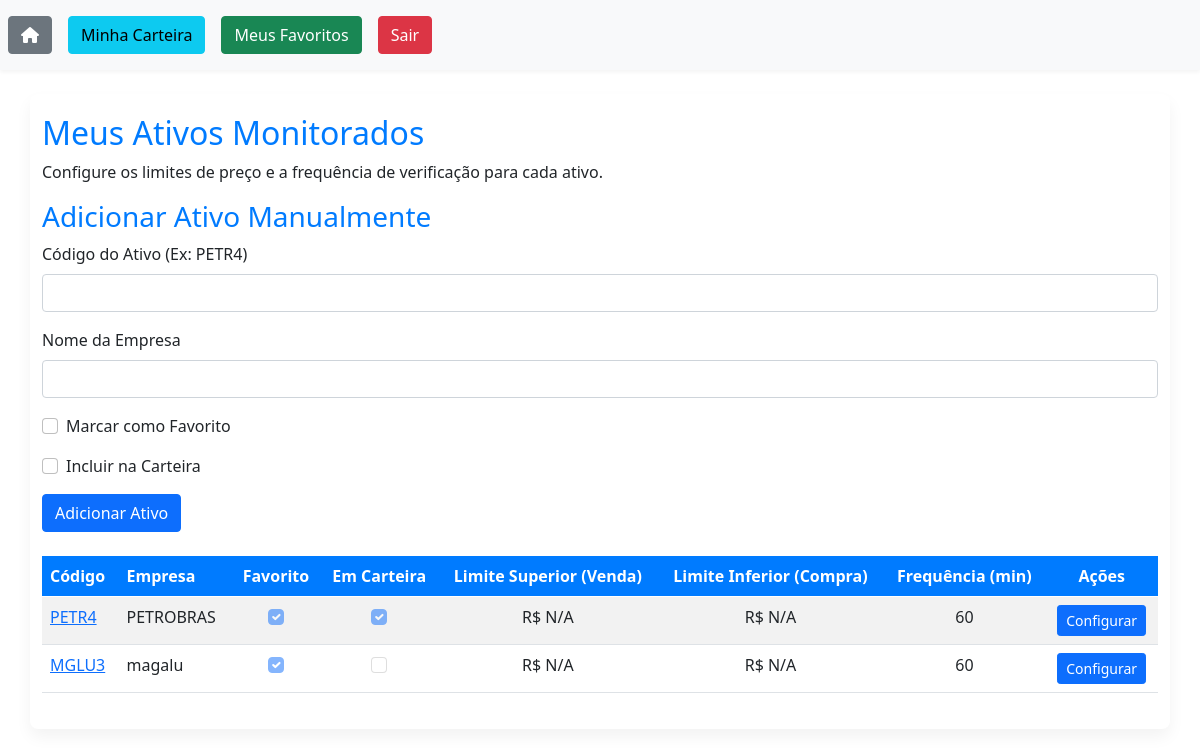
Screenshot of /ativos_user/favoritos/ (signed in) with the database file from the repository.
### ativos_user/models.py (models this page shows, shortened)
class AtivosUser(models.Model):
    user = models.ForeignKey(User, on_delete=models.CASCADE)
    ativo = models.ForeignKey(Ativo, on_delete=models.CASCADE) # Alterado para o novo modelo Ativo
    limite_superior = models.DecimalField(max_digits=10, decimal_places=2, null=True, blank=True)
    limite_inferior = models.DecimalField(max_digits=10, decimal_places=2, null=True, blank=True)
    intervalo_verificacao = models.IntegerField(default=60)  # in minutes
    favorito = models.BooleanField(default=False)
    em_carteira = models.BooleanField(default=False)

class Ativo(models.Model): # Novo modelo Ativo
    cod_ativo = models.CharField(max_length=10, unique=True)
    nome_empresa = models.CharField(max_length=100)

### ativos_user/views.py (the view)
# urls.py: path('favoritos/', favoritos, name='favoritos'), # URL para favoritos
@login_required(login_url='login')
def favoritos(request): # Nova view para favoritos
    user = request.user
    busca = request.GET.get('cod-ativo')
    if busca:
        ativos_list = AtivosUser.objects.filter(
            Q(ativo__cod_ativo__icontains=busca) | Q(ativo__nome_empresa__icontains=busca),
            user=user,
            favorito=True # Filtrar por favorito
        )
    else:
        ativos_list = AtivosUser.objects.filter(user=user, favorito=True) # Filtrar por favorito
    for ativo in ativos_list:
        ativo.form = AtivoUserForm(instance=ativo)
    paginacao = Paginator(ativos_list, 10)
    page = request.GET.get('page')
    ativos_por_pagina = paginacao.get_page(page)
    return render(request, 'favoritos.html', {'ativos': ativos_por_pagina, "favorito": True}) # Renderizar o template 'favoritos.html' por enquanto

### ativos_user/templates/favoritos.html (shortened to what this page needs)
{% extends 'base.html' %}
{% load static %}
{% block body %}
<div class="container mt-4">
    <div class="row">
        <div class="col">
            <h2>Meus Ativos Monitorados</h2>
            <p>Configure os limites de preço e a frequência de verificação para cada ativo.</p>
        </div>
    </div>
    <div class="row mb-4">
        <div class="col-md-12">
            <h3>Adicionar Ativo Manualmente</h3>
            <form method="POST" action="{% url 'ativos_user:add_manual_asset' %}">
                <div class="mb-3">
                    <label for="cod_ativo_manual" class="form-label">Código do Ativo (Ex: PETR4)</label>
                    <input type="text" class="form-control" id="cod_ativo_manual" name="cod_ativo" required>
                </div>
                <div class="mb-3">
                    <label for="nome_empresa_manual" class="form-label">Nome da Empresa</label>
                    <input type="text" class="form-control" id="nome_empresa_manual" name="nome_empresa" required>
                </div>
                <div class="mb-3 form-check">
                    <input type="checkbox" class="form-check-input" id="favorito_manual" name="favorito">
                    <label class="form-check-label" for="favorito_manual">Marcar como Favorito</label>
                </div>
                <div class="mb-3 form-check">
                    <input type="checkbox" class="form-check-input" id="em_carteira_manual" name="em_carteira">
                    <label class="form-check-label" for="em_carteira_manual">Incluir na Carteira</label>
                </div>
                <button type="submit" class="btn btn-primary">Adicionar Ativo</button>
            </form>
        </div>
    </div>
    <div class="table-responsive">
        <table class="table table-striped table-hover">
            <thead class="thead-dark">
                <tr>
                    <th scope="col">Código</th>
                    <th scope="col">Empresa</th>
                    <th scope="col" class="text-center">Favorito</th>
                    <th scope="col" class="text-center">Em Carteira</th>
                    <th scope="col" class="text-center">Limite Superior (Venda)</th>
                    <th scope="col" class="text-center">Limite Inferior (Compra)</th>
                    <th scope="col" class="text-center">Frequência (min)</th>
                    <th scope="col" class="text-center">Ações</th>
                </tr>
            </thead>
            <tbody>
                {% for ativo in ativos %}
                <tr>
                    <td>
                        <a href="{% url 'ativos_user:detalhes_ativo' ativo.id %}">{{ ativo.ativo.cod_ativo }}</a>
                    </td>
                    <td>{{ ativo.ativo.nome_empresa }}</td>
                    <td class="text-center">
                        <input class="form-check-input" type="checkbox" {% if ativo.favorito %} checked {% endif %} disabled>
                    </td>
                    <td class="text-center">
                        <input class="form-check-input" type="checkbox" {% if ativo.em_carteira %} checked {% endif %} disabled>
                    </td>
                    <td class="text-center">R$ {{ ativo.limite_superior|default:"N/A" }}</td>
                    <td class="text-center">R$ {{ ativo.limite_inferior|default:"N/A" }}</td>
                    <td class="text-center">{{ ativo.intervalo_verificacao|default:"N/A" }}</td>
                    <td class="text-center">
                        <button type="button" class="btn btn-primary btn-sm" data-bs-toggle="modal" data-bs-target="#configModal-{{ ativo.id }}">
                            Configurar
                        </button>
                    </td>
                </tr>
                {% empty %}
                <tr>
                    <td colspan="8" class="text-center">Você ainda não adicionou ativos para monitorar.</td>
                </tr>
                {% endfor %}
            </tbody>
        </table>
    </div>
</div>
{% endblock %}

### templates/static/css/style.css (style rules this page uses)
body { font-family: 'Segoe UI', Tahoma, Geneva, Verdana, sans-serif; background-color: #f8f9fa; color: #343a40; }
.btn-primary, .btn-success, .btn-info, .btn-danger { border-radius: 0.25rem; font-weight: 500; }
.btn-primary { background-color: #007bff; border-color: #007bff; }
.container { margin-top: 20px; padding: 20px; background-color: #ffffff; border-radius: 0.5rem; box-shadow: 0 0.5rem 1rem rgba(0,0,0,.05); }
h1, h2, h3 { color: #007bff; margin-bottom: 20px; }
.table thead th { background-color: #007bff; color: #ffffff; border-color: #007bff; }
.form-label { font-weight: 500; }

### rows the page displays
AtivosUser: ativo.cod_ativo "PETR4", ativo.nome_empresa "PETROBRAS", favorito "☑", em_carteira "☑", limite_superior "N/A", limite_inferior "N/A", intervalo_verificacao "60"
AtivosUser: ativo.cod_ativo "MGLU3", ativo.nome_empresa "magalu", favorito "☑", limite_superior "N/A", limite_inferior "N/A", intervalo_verificacao "60"
